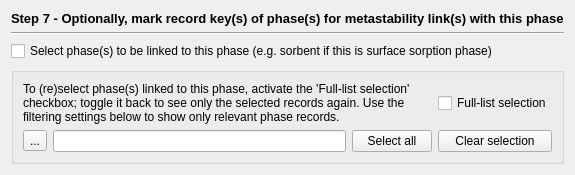
          <widget class="QWidget" name="page_7">
            <layout class="QVBoxLayout" name="verticalLayout_13">
              <item>
                <widget class="QLabel" name="label_33">
                  <property name="sizePolicy">
                    <sizepolicy hsizetype="Preferred" vsizetype="Fixed">
                      <horstretch>0</horstretch>
                      <verstretch>0</verstretch>
                    </sizepolicy>
                  </property>
                  <property name="font">
                    <font>
                      <pointsize>10</pointsize>
                      <bold>true</bold>
                    </font>
                  </property>
                  <property name="text">
                    <string>Step 7 - Optionally, mark record key(s) of phase(s) for metastability link(s) with this phase</string>
                  </property>
                </widget>
              </item>
              <item>
                <widget class="Line" name="line_7">
                  <property name="orientation">
                    <enum>Qt::Horizontal</enum>
                  </property>
                </widget>
              </item>
              <item>
                <widget class="QCheckBox" name="PlPhl">
                  <property name="text">
                    <string>Select phase(s) to be linked to this phase (e.g. sorbent if this is surface sorption phase)</string>
                  </property>
                </widget>
              </item>
              <item>
                <widget class="QGroupBox" name="phaseSelectBox">
                  <property name="title">
                    <string/>
                  </property>
                  <layout class="QGridLayout" name="gridLayout_9">
                    <item row="1" column="3">
                      <widget class="QPushButton" name="bPhClearAll">
                        <property name="text">
                          <string>Clear selection</string>
                        </property>
                      </widget>
                    </item>
                    <item row="0" column="3">
                      <widget class="QCheckBox" name="checkPhFull">
                        <property name="text">
                          <string>Full-list selection</string>
                        </property>
                      </widget>
                    </item>
                    <item row="0" column="0" colspan="3">
                      <widget class="QLabel" name="label_34">
                        <property name="text">
                          <string>To (re)select phase(s) linked to this phase, activate the 'Full-list selection' checkbox; toggle it back to see only the selected records again. Use the filtering settings below to show only relevant phase records. </string>
                        </property>
                        <property name="wordWrap">
                          <bool>true</bool>
                        </property>
                      </widget>
                    </item>
                    <item row="1" column="2">
                      <widget class="QPushButton" name="bPhSelectAll">
                        <property name="text">
                          <string>Select all</string>
                        </property>
                      </widget>
                    </item>
                    <item row="1" column="1">
                      <widget class="QLineEdit" name="linePhFilter">
                        <property name="readOnly">
                          <bool>true</bool>
                        </property>
                      </widget>
                    </item>
                    <item row="1" column="0">
                      <widget class="QToolButton" name="bPhFilter">
                        <property name="text">
                          <string>...</string>
                        </property>
                        <property name="icon">
                          <iconset resource="../GUI.qrc">
                            <normaloff>:/menu/Icons/SetKeyTemplateIcon.png</normaloff>:/menu/Icons/SetKeyTemplateIcon.png
                          
                          
                          </iconset>
                        </property>
                      </widget>
                    </item>
                  </layout>
                </widget>
              </item>
            </layout>
          </widget>
